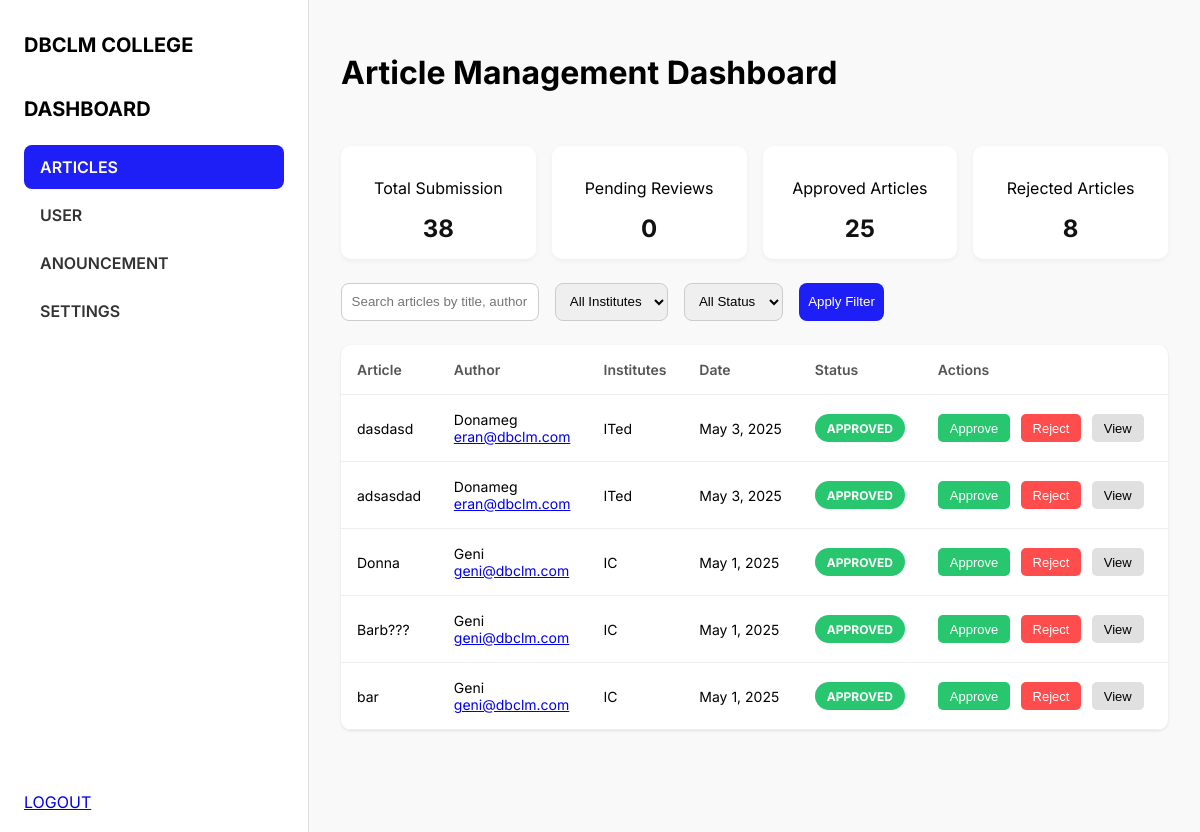
Page /admin_dashboard.php on the earlier database version.
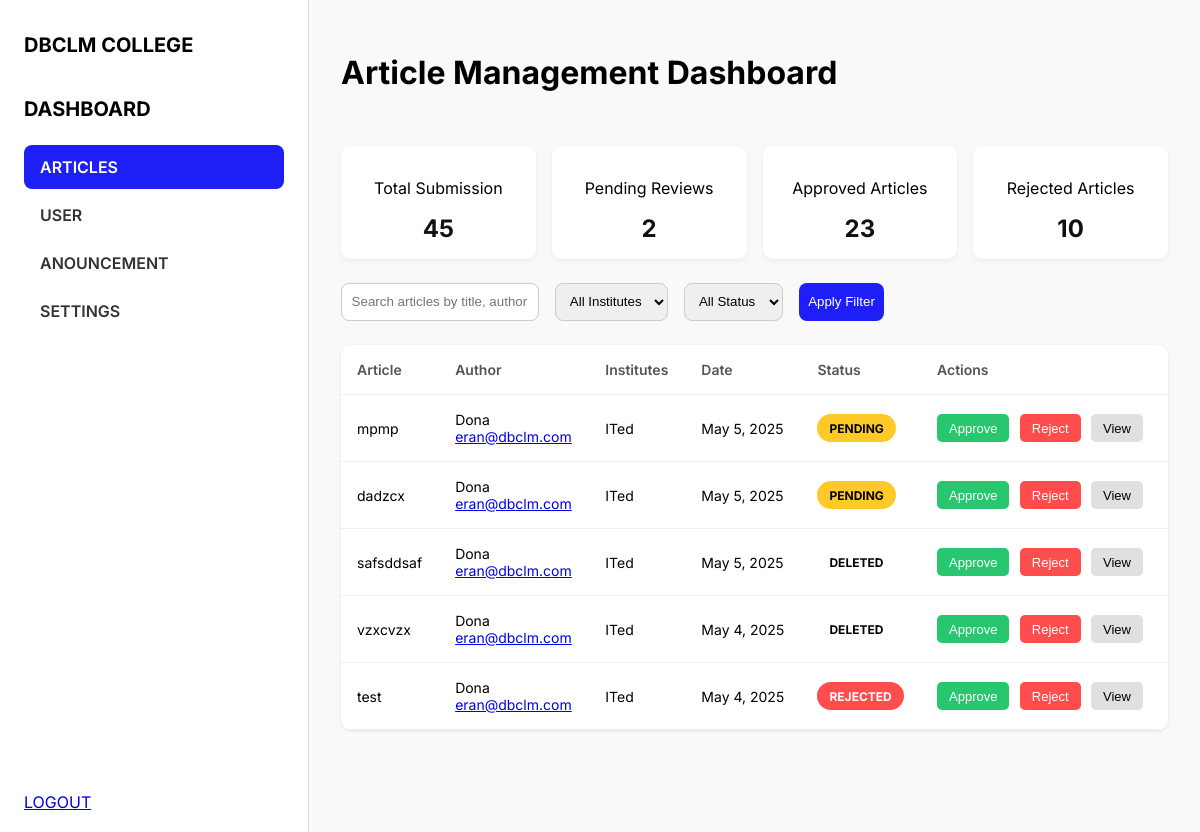
Same page on the later database version.
### tables this page shows
CREATE TABLE `articles` (
  `id` int NOT NULL,
  `user_id` int DEFAULT NULL,
  `title` varchar(255) DEFAULT NULL,
  `abstract` text,
  `content` text,
  `featured_image` varchar(255) DEFAULT NULL,
  `allow_comments` tinyint(1) DEFAULT '1',
  `notify_comments` tinyint(1) DEFAULT '1',
  `status` enum('PENDING','APPROVED','REJECTED','DELETED') NOT NULL DEFAULT 'PENDING',
  `created_at` timestamp NOT NULL DEFAULT CURRENT_TIMESTAMP,
  `institute_id` int DEFAULT NULL,
  `created` datetime DEFAULT CURRENT_TIMESTAMP,
  `comments_enabled` tinyint(1) NOT NULL DEFAULT '0',
  `notifications` tinyint(1) NOT NULL DEFAULT '0',
  `feedback` text
);

CREATE TABLE `users` (
  `id` int NOT NULL,
  `role` enum('Student','Teacher') NOT NULL DEFAULT 'Student',
  `full_name` varchar(100) NOT NULL,
  `email` varchar(100) NOT NULL,
  `password` varchar(255) NOT NULL,
  `institute` varchar(100) NOT NULL,
  `created_at` timestamp NOT NULL DEFAULT CURRENT_TIMESTAMP,
  `profile_picture` varchar(255) DEFAULT NULL
);

### admin_dashboard.php (the view, shortened to what this page needs)
<?php
include 'db.php';
$stats_query = "
    SELECT
        COUNT(*) AS total,
        SUM(status IN ('PENDING', 'SUBMITTED')) AS pending,
        SUM(status = 'APPROVED') AS approved,
        SUM(status = 'REJECTED') AS rejected
    FROM articles";
$stats_result = $mysqli->query($stats_query);
$stats = $stats_result->fetch_assoc();
$articles_query = "
    SELECT
        articles.*,
        users.full_name AS author_name,
        users.email AS author_email,
        users.institute AS author_institute
    FROM articles
    JOIN users ON articles.user_id = users.id
    ORDER BY articles.created_at DESC
    LIMIT 5";
$articles_result = $mysqli->query($articles_query);
?>
<!DOCTYPE html>
<html lang="en">
<head>
  <link href="ad.css" rel="stylesheet">
</head>
<body>
  <div class="sidebar">
  <h2>DBCLM COLLEGE</h2>
    <nav>
    <h2>DASHBOARD</h2>
      <a href="admin_dashboard.php" class="active">ARTICLES</a>
      <a href="user.php">USER</a>
      <a href="announcement.php">ANOUNCEMENT</a>
      <a href="setting.php">SETTINGS</a>
    </nav>
    <div style="position: absolute; bottom: 20px;">
      <a href="logout.php">LOGOUT</a>
    </div>
  </div>
  <div class="content">
    <div class="topbar">
      <h1>Article Management Dashboard</h1>
    </div>
    <div class="stats">
      <div class="stat-card"><p>Total Submission</p><h2><?= $stats['total'] ?></h2></div>
      <div class="stat-card"><p>Pending Reviews</p><h2 id="pendingCount"><?= $stats['pending'] ?></h2></div>
      <div class="stat-card"><p>Approved Articles</p><h2><?= $stats['approved'] ?></h2></div>
      <div class="stat-card"><p>Rejected Articles</p><h2><?= $stats['rejected'] ?></h2></div>
    </div>
    <div class="filters">
      <input type="text" placeholder="Search articles by title, author or content">
      <select><option>All Institutes</option></select>
      <select><option>All Status</option></select>
      <button>Apply Filter</button>
    </div>
    <table>
      <thead>
        <tr>
          <th>Article</th>
          <th>Author</th>
          <th>Institutes</th>
          <th>Date</th>
          <th>Status</th>
          <th>Actions</th>
        </tr>
      </thead>
      <tbody>
        <?php while ($row = $articles_result->fetch_assoc()): ?>
        <tr>
          <td><?= htmlspecialchars($row['title']) ?></td>
          <td>
            <?= htmlspecialchars($row['author_name']) ?><br>
            <a href="mailto:<?= htmlspecialchars($row['author_email']) ?>"><?= htmlspecialchars($row['author_email']) ?></a>
          </td>
          <td><?= htmlspecialchars($row['author_institute']) ?></td>
          <td><?= date('M j, Y', strtotime($row['created_at'])) ?></td>
          <td>
            <span class="status <?= strtolower($row['status']) ?>"><?= strtoupper($row['status']) ?></span>
          </td>
          <td class="actions">
              <form action="approve_article.php" method="POST" style="display:inline;">
                <button type="submit" class="accept-btn">Approve</button>
              </form>
              <form action="reject_article.php" method="POST" style="display:inline;">
                <button type="button" onclick="openModal(<?= $row['id']; ?>)" class="reject-btn">Reject</button>
              </form>
              <button class="view-btn">View</button>
          </td>
        </tr>
        <?php endwhile; ?>
      </tbody>
    </table>
  </div>
</body>
</html>

Differences in the rows shown:
no longer on this page (row edited): articles: title "dasdasd", user.full_name "Donameg", user.email "eran@dbclm.com", user.institute "ITed", created_at "May 3, 2025", status "APPROVED"
no longer on this page (row edited): articles: title "adsasdad", user.full_name "Donameg", user.email "eran@dbclm.com", user.institute "ITed", created_at "May 3, 2025", status "APPROVED"
no longer on this page (row unchanged): articles: title "Donna", user.full_name "Geni", user.email "geni@dbclm.com", user.institute "IC", created_at "May 1, 2025", status "APPROVED"
no longer on this page (row unchanged): articles: title "Barb???", user.full_name "Geni", user.email "geni@dbclm.com", user.institute "IC", created_at "May 1, 2025", status "APPROVED"
no longer on this page (row unchanged): articles: title "bar", user.full_name "Geni", user.email "geni@dbclm.com", user.institute "IC", created_at "May 1, 2025", status "APPROVED"
added articles: title "mpmp", user.full_name "Dona", user.email "eran@dbclm.com", user.institute "ITed", created_at "May 5, 2025", status "PENDING"
added articles: title "dadzcx", user.full_name "Dona", user.email "eran@dbclm.com", user.institute "ITed", created_at "May 5, 2025", status "PENDING"
added articles: title "safsddsaf", user.full_name "Dona", user.email "eran@dbclm.com", user.institute "ITed", created_at "May 5, 2025", status "DELETED"
added articles: title "vzxcvzx", user.full_name "Dona", user.email "eran@dbclm.com", user.institute "ITed", created_at "May 4, 2025", status "DELETED"
added articles: title "test", user.full_name "Dona", user.email "eran@dbclm.com", user.institute "ITed", created_at "May 4, 2025", status "REJECTED"
Other differences:
$stats['total']: "38" → "45"
$stats['pending']: "0" → "2"
$stats['approved']: "25" → "23"
$stats['rejected']: "8" → "10"
